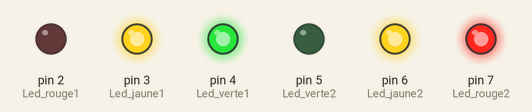
Recording of a sketch running on a simulated Arduino Uno, built with avr-gcc and run on an emulated ATmega328P. On the bench: output pins drawn as LEDs (lit = HIGH).

Above: at 1.5 s.
At 3.5 s:
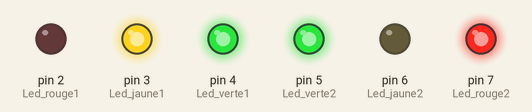
At 5.5 s:
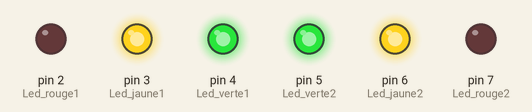
At 8.5 s:
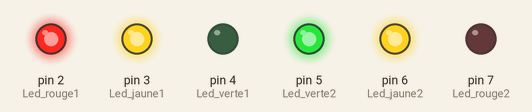
At 10.5 s:
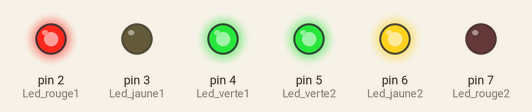
Timing chart, 0 to 15.6 s (numbered marks = the images above):
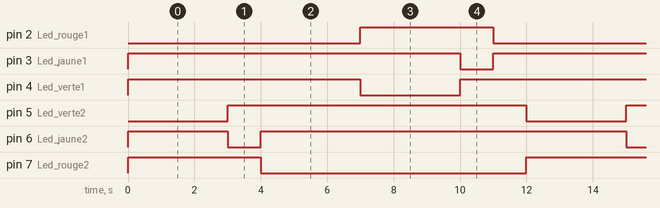

The sketch:

Feux_de_signalisation_3.ino
```cpp
const int Led_rouge1 = 2;
const int Led_jaune1 = 3;
const int Led_verte1 = 4;
const int Led_rouge2 = 7;
const int Led_jaune2 = 6;
const int Led_verte2 = 5;

void setup()
{
  pinMode(Led_rouge1, OUTPUT);
  pinMode(Led_rouge2, OUTPUT);
  pinMode(Led_jaune1, OUTPUT);
  pinMode(Led_jaune2, OUTPUT);
  pinMode(Led_verte1, OUTPUT);
  pinMode(Led_verte2, OUTPUT);

  digitalWrite(Led_rouge1, LOW);
  digitalWrite(Led_jaune1, HIGH);
  digitalWrite(Led_verte1, HIGH);
  digitalWrite(Led_rouge2, LOW);
  digitalWrite(Led_jaune2, HIGH);
  digitalWrite(Led_verte2, HIGH);
}


void loop()
{
  digitalWrite(Led_rouge2, HIGH);
  digitalWrite(Led_rouge1, LOW);
  digitalWrite(Led_verte2, LOW);
  delay(3000);
  digitalWrite(Led_verte2, HIGH);
  digitalWrite(Led_jaune2, LOW);
  delay(1000);
  digitalWrite(Led_jaune2, HIGH);
  digitalWrite(Led_rouge2, LOW);
  delay(3000);
  digitalWrite(Led_rouge1, HIGH);
  digitalWrite(Led_verte1, LOW);
  delay(3000);
  digitalWrite(Led_verte1, HIGH);
  digitalWrite(Led_jaune1, LOW);
  delay(1000);
  digitalWrite(Led_jaune1, HIGH);
  digitalWrite(Led_rouge1, LOW);
  delay(1000);
}
```

Measured:
- by itself, pin 2 (Led_rouge1), pin 7 (Led_rouge2): alternates HIGH for 4.0 s and LOW for 8.0 s
- by itself, pin 3 (Led_jaune1), pin 6 (Led_jaune2): alternates HIGH for 11.0 s and LOW for 1.0 s
- by itself, pin 4 (Led_verte1), pin 5 (Led_verte2): alternates HIGH for 9.0 s and LOW for 3.0 s
